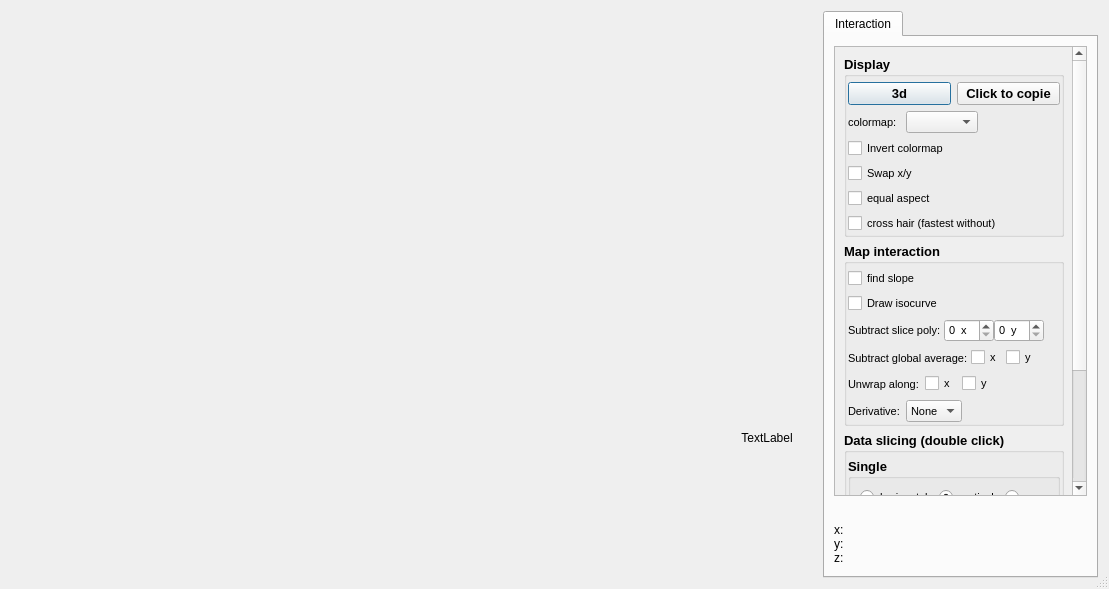
<?xml version="1.0" encoding="UTF-8"?>
<ui version="4.0">
 <class>Dialog</class>
 <widget class="QDialog" name="Dialog">
  <property name="enabled">
   <bool>true</bool>
  </property>
  <property name="geometry">
   <rect>
    <x>0</x>
    <y>0</y>
    <width>1109</width>
    <height>589</height>
   </rect>
  </property>
  <property name="windowTitle">
   <string>Dialog</string>
  </property>
  <property name="sizeGripEnabled">
   <bool>true</bool>
  </property>
  <layout class="QHBoxLayout" name="horizontalLayout_2">
   <item>
    <layout class="QHBoxLayout" name="horizontalLayout">
     <item>
      <widget class="PlotWidget" name="widget" native="true">
       <property name="minimumSize">
        <size>
         <width>700</width>
         <height>0</height>
        </size>
       </property>
       <property name="font">
        <font>
         <weight>50</weight>
         <bold>false</bold>
        </font>
       </property>
      </widget>
     </item>
     <item>
      <layout class="QVBoxLayout" name="verticalLayoutHist">
       <item>
        <widget class="HistogramLUTWidget" name="histWidget" native="true">
         <property name="minimumSize">
          <size>
           <width>100</width>
           <height>0</height>
          </size>
         </property>
         <property name="font">
          <font>
           <weight>50</weight>
           <bold>false</bold>
          </font>
         </property>
        </widget>
       </item>
       <item>
        <widget class="QLabel" name="plot2dzLabel">
         <property name="minimumSize">
          <size>
           <width>100</width>
           <height>0</height>
          </size>
         </property>
         <property name="maximumSize">
          <size>
           <width>80</width>
           <height>16777215</height>
          </size>
         </property>
         <property name="text">
          <string>TextLabel</string>
         </property>
         <property name="scaledContents">
          <bool>false</bool>
         </property>
         <property name="alignment">
          <set>Qt::AlignCenter</set>
         </property>
         <property name="wordWrap">
          <bool>true</bool>
         </property>
        </widget>
       </item>
      </layout>
     </item>
     <item>
      <widget class="QTabWidget" name="tabWidget">
       <property name="minimumSize">
        <size>
         <width>275</width>
         <height>0</height>
        </size>
       </property>
       <property name="maximumSize">
        <size>
         <width>275</width>
         <height>16777215</height>
        </size>
       </property>
       <property name="currentIndex">
        <number>0</number>
       </property>
       <widget class="QWidget" name="tabInteraction">
        <attribute name="title">
         <string>Interaction</string>
        </attribute>
        <layout class="QVBoxLayout" name="verticalLayout_4">
         <item>
          <widget class="QScrollArea" name="scrollArea">
           <property name="horizontalScrollBarPolicy">
            <enum>Qt::ScrollBarAlwaysOff</enum>
           </property>
           <property name="widgetResizable">
            <bool>true</bool>
           </property>
           <widget class="QWidget" name="scrollAreaWidgetContents">
            <property name="geometry">
             <rect>
              <x>0</x>
              <y>-88</y>
              <width>232</width>
              <height>567</height>
             </rect>
            </property>
            <layout class="QVBoxLayout" name="verticalLayout_3">
             <item>
              <widget class="QGroupBox" name="groupBoxDisplay">
               <property name="font">
                <font>
                 <pointsize>10</pointsize>
                 <weight>75</weight>
                 <bold>true</bold>
                </font>
               </property>
               <property name="title">
                <string>Display</string>
               </property>
               <layout class="QVBoxLayout" name="verticalLayout">
                <property name="leftMargin">
                 <number>1</number>
                </property>
                <property name="topMargin">
                 <number>5</number>
                </property>
                <property name="rightMargin">
                 <number>1</number>
                </property>
                <property name="bottomMargin">
                 <number>1</number>
                </property>
                <item>
                 <layout class="QHBoxLayout" name="horizontalLayout_12">
                  <item>
                   <widget class="QPushButton" name="pushButton3d">
                    <property name="text">
                     <string>3d</string>
                    </property>
                   </widget>
                  </item>
                  <item>
                   <widget class="QPushButton" name="pushButtonCopy">
                    <property name="text">
                     <string>Click to copie</string>
                    </property>
                   </widget>
                  </item>
                 </layout>
                </item>
                <item>
                 <layout class="QHBoxLayout" name="horizontalLayout_4">
                  <item>
                   <widget class="QLabel" name="label">
                    <property name="minimumSize">
                     <size>
                      <width>0</width>
                      <height>0</height>
                     </size>
                    </property>
                    <property name="font">
                     <font>
                      <pointsize>8</pointsize>
                      <weight>50</weight>
                      <bold>false</bold>
                     </font>
                    </property>
                    <property name="text">
                     <string>colormap: </string>
                    </property>
                   </widget>
                  </item>
                  <item>
                   <widget class="QComboBox" name="comboBoxcm">
                    <property name="minimumSize">
                     <size>
                      <width>0</width>
                      <height>0</height>
                     </size>
                    </property>
                    <property name="font">
                     <font>
                      <pointsize>8</pointsize>
                      <weight>50</weight>
                      <bold>false</bold>
                     </font>
                    </property>
                   </widget>
                  </item>
                  <item>
                   <spacer name="horizontalSpacer_2">
                    <property name="orientation">
                     <enum>Qt::Horizontal</enum>
                    </property>
                    <property name="sizeHint" stdset="0">
                     <size>
                      <width>40</width>
                      <height>20</height>
                     </size>
                    </property>
                   </spacer>
                  </item>
                 </layout>
                </item>
                <item>
                 <widget class="QCheckBox" name="checkBoxInvert">
                  <property name="font">
                   <font>
                    <pointsize>8</pointsize>
                    <weight>50</weight>
                    <bold>false</bold>
                   </font>
                  </property>
                  <property name="text">
                   <string>Invert colormap</string>
                  </property>
                 </widget>
                </item>
                <item>
                 <widget class="QCheckBox" name="checkBoxSwapxy">
                  <property name="font">
                   <font>
                    <pointsize>8</pointsize>
                    <weight>50</weight>
                    <bold>false</bold>
                   </font>
                  </property>
                  <property name="text">
                   <string>Swap x/y</string>
                  </property>
                 </widget>
                </item>
                <item>
                 <widget class="QCheckBox" name="checkBoxAspectEqual">
                  <property name="font">
                   <font>
                    <pointsize>8</pointsize>
                    <weight>50</weight>
                    <bold>false</bold>
                   </font>
                  </property>
                  <property name="text">
                   <string>equal aspect</string>
                  </property>
                 </widget>
                </item>
                <item>
                 <widget class="QCheckBox" name="checkBoxCrossHair">
                  <property name="font">
                   <font>
                    <pointsize>8</pointsize>
                    <weight>50</weight>
                    <bold>false</bold>
                   </font>
                  </property>
                  <property name="text">
                   <string>cross hair (fastest without)</string>
                  </property>
                  <property name="checked">
                   <bool>false</bool>
                  </property>
                 </widget>
                </item>
               </layout>
              </widget>
             </item>
             <item>
              <widget class="QGroupBox" name="groupBoxInteraction">
               <property name="font">
                <font>
                 <pointsize>10</pointsize>
                 <weight>75</weight>
                 <bold>true</bold>
                </font>
               </property>
               <property name="title">
                <string>Map interaction</string>
               </property>
               <layout class="QVBoxLayout" name="verticalLayout_5">
                <property name="leftMargin">
                 <number>1</number>
                </property>
                <property name="topMargin">
                 <number>5</number>
                </property>
                <property name="rightMargin">
                 <number>1</number>
                </property>
                <property name="bottomMargin">
                 <number>1</number>
                </property>
                <item>
                 <layout class="QHBoxLayout" name="horizontalLayoutFindSlope">
                  <item>
                   <widget class="QCheckBox" name="checkBoxFindSlope">
                    <property name="font">
                     <font>
                      <pointsize>8</pointsize>
                      <weight>50</weight>
                      <bold>false</bold>
                     </font>
                    </property>
                    <property name="text">
                     <string>find slope</string>
                    </property>
                   </widget>
                  </item>
                 </layout>
                </item>
                <item>
                 <widget class="QCheckBox" name="checkBoxDrawIsoCurve">
                  <property name="font">
                   <font>
                    <pointsize>8</pointsize>
                    <weight>50</weight>
                    <bold>false</bold>
                   </font>
                  </property>
                  <property name="text">
                   <string>Draw isocurve</string>
                  </property>
                 </widget>
                </item>
                <item>
                 <layout class="QHBoxLayout" name="horizontalLayout_13">
                  <property name="spacing">
                   <number>0</number>
                  </property>
                  <item>
                   <widget class="QLabel" name="label_8">
                    <property name="minimumSize">
                     <size>
                      <width>0</width>
                      <height>0</height>
                     </size>
                    </property>
                    <property name="maximumSize">
                     <size>
                      <width>16777215</width>
                      <height>16777215</height>
                     </size>
                    </property>
                    <property name="font">
                     <font>
                      <pointsize>8</pointsize>
                      <weight>50</weight>
                      <bold>false</bold>
                     </font>
                    </property>
                    <property name="text">
                     <string>Subtract slice poly: </string>
                    </property>
                   </widget>
                  </item>
                  <item>
                   <widget class="QSpinBox" name="spinBoxSubtractPolyX">
                    <property name="maximumSize">
                     <size>
                      <width>50</width>
                      <height>16777215</height>
                     </size>
                    </property>
                    <property name="font">
                     <font>
                      <pointsize>8</pointsize>
                      <weight>50</weight>
                      <bold>false</bold>
                     </font>
                    </property>
                    <property name="suffix">
                     <string>  x</string>
                    </property>
                   </widget>
                  </item>
                  <item>
                   <widget class="QSpinBox" name="spinBoxSubtractPolyY">
                    <property name="maximumSize">
                     <size>
                      <width>50</width>
                      <height>16777215</height>
                     </size>
                    </property>
                    <property name="font">
                     <font>
                      <pointsize>8</pointsize>
                      <weight>50</weight>
                      <bold>false</bold>
                     </font>
                    </property>
                    <property name="suffix">
                     <string>  y</string>
                    </property>
                   </widget>
                  </item>
                  <item>
                   <spacer name="horizontalSpacer_4">
                    <property name="orientation">
                     <enum>Qt::Horizontal</enum>
                    </property>
                    <property name="sizeHint" stdset="0">
                     <size>
                      <width>40</width>
                      <height>20</height>
                     </size>
                    </property>
                   </spacer>
                  </item>
                 </layout>
                </item>
                <item>
                 <layout class="QHBoxLayout" name="horizontalLayout_6">
                  <property name="spacing">
                   <number>0</number>
                  </property>
                  <item>
                   <widget class="QLabel" name="label_7">
                    <property name="minimumSize">
                     <size>
                      <width>0</width>
                      <height>0</height>
                     </size>
                    </property>
                    <property name="maximumSize">
                     <size>
                      <width>16777215</width>
                      <height>16777215</height>
                     </size>
                    </property>
                    <property name="font">
                     <font>
                      <pointsize>8</pointsize>
                      <weight>50</weight>
                      <bold>false</bold>
                     </font>
                    </property>
                    <property name="toolTip">
                     <string>Compute the average of the z values along x/y and remove it from the displayed z.</string>
                    </property>
                    <property name="text">
                     <string>Subtract global average: </string>
                    </property>
                   </widget>
                  </item>
                  <item>
                   <widget class="QCheckBox" name="checkBoxSubtractAverageX">
                    <property name="minimumSize">
                     <size>
                      <width>35</width>
                      <height>0</height>
                     </size>
                    </property>
                    <property name="maximumSize">
                     <size>
                      <width>30</width>
                      <height>16777215</height>
                     </size>
                    </property>
                    <property name="font">
                     <font>
                      <pointsize>8</pointsize>
                      <weight>50</weight>
                      <bold>false</bold>
                     </font>
                    </property>
                    <property name="toolTip">
                     <string>Compute the average of the z values along x/y and remove it from the displayed z.</string>
                    </property>
                    <property name="text">
                     <string>x</string>
                    </property>
                   </widget>
                  </item>
                  <item>
                   <widget class="QCheckBox" name="checkBoxSubtractAverageY">
                    <property name="minimumSize">
                     <size>
                      <width>35</width>
                      <height>0</height>
                     </size>
                    </property>
                    <property name="maximumSize">
                     <size>
                      <width>30</width>
                      <height>16777215</height>
                     </size>
                    </property>
                    <property name="font">
                     <font>
                      <pointsize>8</pointsize>
                      <weight>50</weight>
                      <bold>false</bold>
                     </font>
                    </property>
                    <property name="toolTip">
                     <string>Compute the average of the z values along x/y and remove it from the displayed z.</string>
                    </property>
                    <property name="text">
                     <string>y</string>
                    </property>
                   </widget>
                  </item>
                  <item>
                   <spacer name="horizontalSpacer_3">
                    <property name="orientation">
                     <enum>Qt::Horizontal</enum>
                    </property>
                    <property name="sizeHint" stdset="0">
                     <size>
                      <width>40</width>
                      <height>20</height>
                     </size>
                    </property>
                   </spacer>
                  </item>
                 </layout>
                </item>
                <item>
                 <layout class="QHBoxLayout" name="horizontalLayout_11">
                  <item>
                   <widget class="QLabel" name="label_2">
                    <property name="font">
                     <font>
                      <pointsize>8</pointsize>
                      <weight>50</weight>
                      <bold>false</bold>
                     </font>
                    </property>
                    <property name="text">
                     <string>Unwrap along:</string>
                    </property>
                   </widget>
                  </item>
                  <item>
                   <widget class="QCheckBox" name="checkBoxUnwrapX">
                    <property name="font">
                     <font>
                      <pointsize>8</pointsize>
                      <weight>50</weight>
                      <bold>false</bold>
                     </font>
                    </property>
                    <property name="text">
                     <string>x</string>
                    </property>
                   </widget>
                  </item>
                  <item>
                   <widget class="QCheckBox" name="checkBoxUnwrapY">
                    <property name="font">
                     <font>
                      <pointsize>8</pointsize>
                      <weight>50</weight>
                      <bold>false</bold>
                     </font>
                    </property>
                    <property name="text">
                     <string>y</string>
                    </property>
                   </widget>
                  </item>
                  <item>
                   <spacer name="horizontalSpacer_5">
                    <property name="orientation">
                     <enum>Qt::Horizontal</enum>
                    </property>
                    <property name="sizeHint" stdset="0">
                     <size>
                      <width>40</width>
                      <height>20</height>
                     </size>
                    </property>
                   </spacer>
                  </item>
                 </layout>
                </item>
                <item>
                 <layout class="QHBoxLayout" name="horizontalLayout_7">
                  <item>
                   <widget class="QLabel" name="label_9">
                    <property name="minimumSize">
                     <size>
                      <width>0</width>
                      <height>0</height>
                     </size>
                    </property>
                    <property name="maximumSize">
                     <size>
                      <width>125</width>
                      <height>16777215</height>
                     </size>
                    </property>
                    <property name="font">
                     <font>
                      <pointsize>8</pointsize>
                      <weight>50</weight>
                      <bold>false</bold>
                     </font>
                    </property>
                    <property name="text">
                     <string>Derivative:</string>
                    </property>
                   </widget>
                  </item>
                  <item>
                   <widget class="QComboBox" name="comboBoxDerivative">
                    <property name="font">
                     <font>
                      <pointsize>8</pointsize>
                      <weight>50</weight>
                      <bold>false</bold>
                     </font>
                    </property>
                    <item>
                     <property name="text">
                      <string>None</string>
                     </property>
                    </item>
                   </widget>
                  </item>
                  <item>
                   <spacer name="horizontalSpacer_6">
                    <property name="orientation">
                     <enum>Qt::Horizontal</enum>
                    </property>
                    <property name="sizeHint" stdset="0">
                     <size>
                      <width>40</width>
                      <height>20</height>
                     </size>
                    </property>
                   </spacer>
                  </item>
                 </layout>
                </item>
               </layout>
              </widget>
             </item>
             <item>
              <widget class="QGroupBox" name="groupBoxSlicing">
               <property name="font">
                <font>
                 <pointsize>10</pointsize>
                 <weight>75</weight>
                 <bold>true</bold>
                </font>
               </property>
               <property name="title">
                <string>Data slicing (double click)</string>
               </property>
               <layout class="QVBoxLayout" name="verticalLayout_6">
                <property name="leftMargin">
                 <number>1</number>
                </property>
                <property name="topMargin">
                 <number>5</number>
                </property>
                <property name="rightMargin">
                 <number>1</number>
                </property>
                <property name="bottomMargin">
                 <number>1</number>
                </property>
                <item>
                 <widget class="QGroupBox" name="groupBoxSlicingSingle">
                  <property name="title">
                   <string>Single</string>
                  </property>
                  <layout class="QHBoxLayout" name="horizontalLayout_8">
                   <item>
                    <layout class="QHBoxLayout" name="horizontalLayout_5">
                     <item>
                      <widget class="QRadioButton" name="radioButtonSliceSingleHorizontal">
                       <property name="font">
                        <font>
                         <pointsize>8</pointsize>
                         <weight>50</weight>
                         <bold>false</bold>
                        </font>
                       </property>
                       <property name="text">
                        <string>horizontal</string>
                       </property>
                       <property name="checked">
                        <bool>false</bool>
                       </property>
                       <attribute name="buttonGroup">
                        <string notr="true">buttonGroupSlicing</string>
                       </attribute>
                      </widget>
                     </item>
                     <item>
                      <widget class="QRadioButton" name="radioButtonSliceSingleVertical">
                       <property name="font">
                        <font>
                         <pointsize>8</pointsize>
                         <weight>50</weight>
                         <bold>false</bold>
                        </font>
                       </property>
                       <property name="text">
                        <string>vertical</string>
                       </property>
                       <property name="checked">
                        <bool>true</bool>
                       </property>
                       <attribute name="buttonGroup">
                        <string notr="true">buttonGroupSlicing</string>
                       </attribute>
                      </widget>
                     </item>
                     <item>
                      <widget class="QRadioButton" name="radioButtonSliceSingleAny">
                       <property name="font">
                        <font>
                         <pointsize>8</pointsize>
                         <weight>50</weight>
                         <bold>false</bold>
                        </font>
                       </property>
                       <property name="text">
                        <string>any</string>
                       </property>
                       <attribute name="buttonGroup">
                        <string notr="true">buttonGroupSlicing</string>
                       </attribute>
                      </widget>
                     </item>
                    </layout>
                   </item>
                  </layout>
                 </widget>
                </item>
                <item>
                 <widget class="QGroupBox" name="groupBoxSlicingAveraged">
                  <property name="title">
                   <string>Averaged</string>
                  </property>
                  <layout class="QHBoxLayout" name="horizontalLayout_9">
                   <item>
                    <layout class="QHBoxLayout" name="horizontalLayout_10">
                     <item>
                      <widget class="QRadioButton" name="radioButtonSliceAveragedHorizontal">
                       <property name="font">
                        <font>
                         <pointsize>8</pointsize>
                         <weight>50</weight>
                         <bold>false</bold>
                        </font>
                       </property>
                       <property name="text">
                        <string>horizontal</string>
                       </property>
                       <property name="checked">
                        <bool>false</bool>
                       </property>
                       <attribute name="buttonGroup">
                        <string notr="true">buttonGroupSlicing</string>
                       </attribute>
                      </widget>
                     </item>
                     <item>
                      <widget class="QRadioButton" name="radioButtonSliceAveragedVertical">
                       <property name="font">
                        <font>
                         <pointsize>8</pointsize>
                         <weight>50</weight>
                         <bold>false</bold>
                        </font>
                       </property>
                       <property name="text">
                        <string>vertical</string>
                       </property>
                       <property name="checked">
                        <bool>false</bool>
                       </property>
                       <attribute name="buttonGroup">
                        <string notr="true">buttonGroupSlicing</string>
                       </attribute>
                      </widget>
                     </item>
                    </layout>
                   </item>
                  </layout>
                 </widget>
                </item>
               </layout>
              </widget>
             </item>
             <item>
              <widget class="QGroupBox" name="groupBoxExtraction">
               <property name="font">
                <font>
                 <pointsize>10</pointsize>
                 <weight>75</weight>
                 <bold>true</bold>
                </font>
               </property>
               <property name="title">
                <string>Extraction</string>
               </property>
               <layout class="QVBoxLayout" name="verticalLayout_7">
                <property name="leftMargin">
                 <number>1</number>
                </property>
                <property name="topMargin">
                 <number>5</number>
                </property>
                <property name="rightMargin">
                 <number>1</number>
                </property>
                <property name="bottomMargin">
                 <number>1</number>
                </property>
                <item>
                 <layout class="QHBoxLayout" name="horizontalLayout_3">
                  <item>
                   <widget class="QCheckBox" name="checkBoxMinimum">
                    <property name="font">
                     <font>
                      <pointsize>8</pointsize>
                      <weight>50</weight>
                      <bold>false</bold>
                     </font>
                    </property>
                    <property name="text">
                     <string>minimum</string>
                    </property>
                   </widget>
                  </item>
                  <item>
                   <widget class="QCheckBox" name="checkBoxMaximum">
                    <property name="font">
                     <font>
                      <pointsize>8</pointsize>
                      <weight>50</weight>
                      <bold>false</bold>
                     </font>
                    </property>
                    <property name="text">
                     <string>maximum</string>
                    </property>
                   </widget>
                  </item>
                 </layout>
                </item>
               </layout>
              </widget>
             </item>
            </layout>
           </widget>
          </widget>
         </item>
         <item>
          <layout class="QVBoxLayout" name="verticalLayout_2">
           <item>
            <widget class="QLabel" name="labelLivePlot">
             <property name="text">
              <string/>
             </property>
             <property name="textFormat">
              <enum>Qt::RichText</enum>
             </property>
            </widget>
           </item>
           <item>
            <widget class="QLabel" name="labelCoordinate">
             <property name="minimumSize">
              <size>
               <width>190</width>
               <height>45</height>
              </size>
             </property>
             <property name="maximumSize">
              <size>
               <width>16777215</width>
               <height>16777215</height>
              </size>
             </property>
             <property name="text">
              <string>&lt;html&gt;&lt;head/&gt;&lt;body&gt;&lt;p&gt;x:&lt;br/&gt;y:&lt;br/&gt;z:&lt;/p&gt;&lt;/body&gt;&lt;/html&gt;</string>
             </property>
            </widget>
           </item>
          </layout>
         </item>
        </layout>
       </widget>
      </widget>
     </item>
    </layout>
   </item>
  </layout>
 </widget>
 <customwidgets>
  <customwidget>
   <class>PlotWidget</class>
   <extends>QWidget</extends>
   <header>..ui.plot_widget</header>
   <container>1</container>
  </customwidget>
  <customwidget>
   <class>HistogramLUTWidget</class>
   <extends>QWidget</extends>
   <header>.histogram_lut_widget</header>
   <container>1</container>
  </customwidget>
 </customwidgets>
 <resources/>
 <connections/>
 <buttongroups>
  <buttongroup name="buttonGroupSlicing"/>
 </buttongroups>
</ui>
